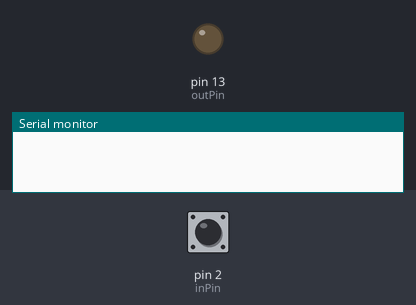
Recording of a sketch running on a simulated Arduino Uno, built with avr-gcc and run on an emulated ATmega328P. Shown: output pins drawn as LEDs (lit = HIGH), the last lines printed to the serial monitor. The test bench sets the inputs (shaded band); at power-on: pin 2 (inPin) HIGH.

Above: at 1.2 s.
1.3 s: pin 2 (inPin) pulled LOW for 0.15 s
At 2.4 s:
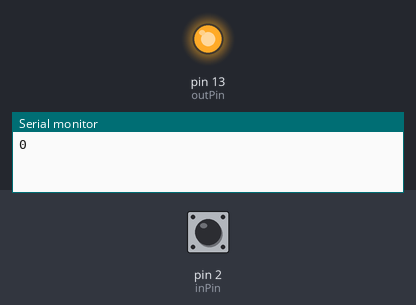
2.9 s: pin 2 (inPin) pulled LOW for 1 s
At 3.7 s:
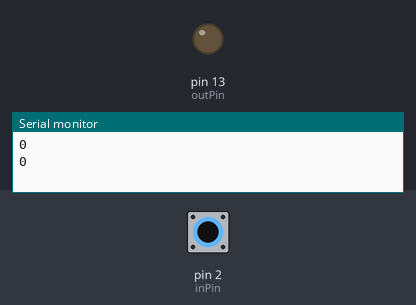
5.4 s: pin 2 (inPin) pulled LOW for 3.2 s
At 6.6 s:
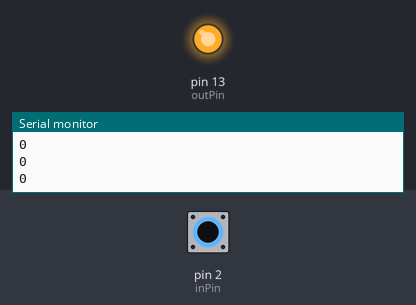
Timing chart, 0 to 8.4 s (numbered marks = the images above; inputs shaded):
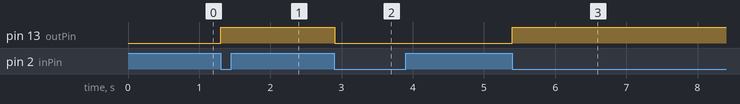

Measured:
- after the input at 1.3 s, pin 13 (outPin): LOW → HIGH at once
- after the input at 2.9 s, pin 13 (outPin): HIGH → LOW at once
- after the input at 5.4 s, pin 13 (outPin): LOW → HIGH at once

The sketch:

hw_1.ino
```cpp
int inPin = 2;
int outPin = 13;
boolean mySwitch = false;

void setup() {
  // put your setup code here, to run once:
  Serial.begin(9600);
  pinMode(outPin, OUTPUT); //light
  pinMode(inPin, INPUT_PULLUP); //button
}

void loop() {
  // put your main code here, to run repeatedly:
  int oldBtnVal = digitalRead(inPin);
  delay(10);
  int newBtnVal = digitalRead(inPin);

  if (newBtnVal != oldBtnVal) {
    if (newBtnVal == LOW) {
      mySwitch = !mySwitch;
      Serial.println(0);
    }
  }

  if (mySwitch) digitalWrite(outPin, HIGH);
  else digitalWrite(outPin, LOW);
}
```
